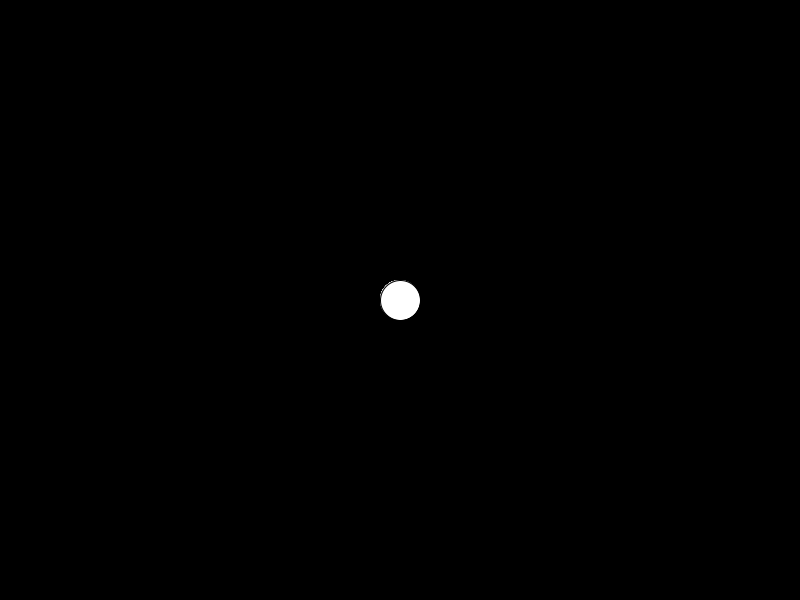
Frame 1 (no input)
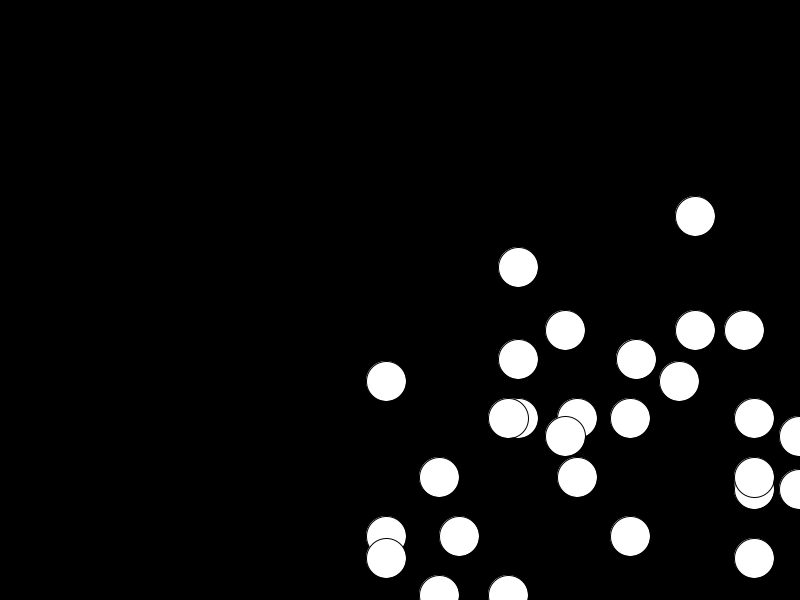
Frame 60 (the mouse pressed at the canvas centre just before this capture)
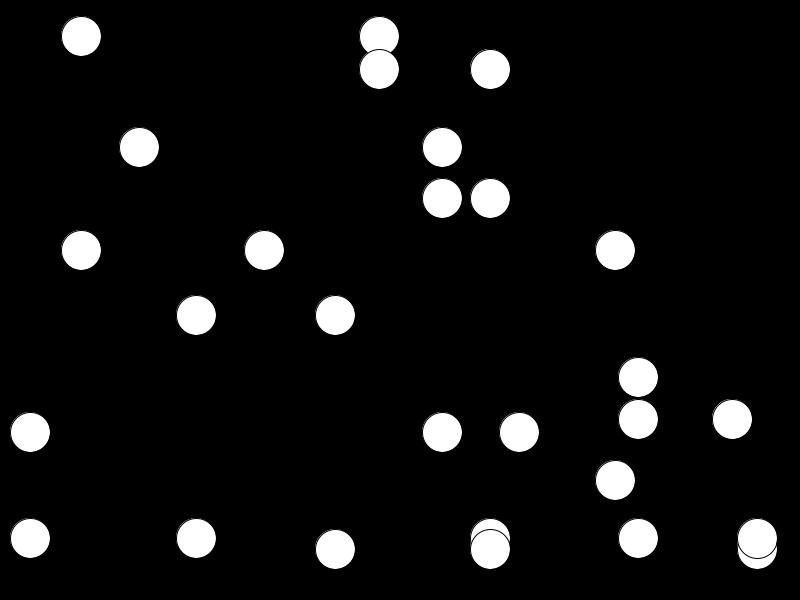
Frame 120 (the mouse held since frame 60 and released just before this capture)

The Processing sketch that drew these frames (run headless with seeded random() and noise(); from frame 60 on, the mouse is pressed at the canvas centre):

// Processing sketch: circle1
// ── circle1.pde
int nc = 30; // number of circles
float[] cx = new float[nc]; // tömbök, fiókos szekrény
float[] vx = new float[nc];
float[] cy = new float[nc];
float[] vy = new float[nc];

void setup()
{
   size(800,600);
   surface.setResizable(true);
   for(int i = 0; i < nc; i = i + 1)
   {
   cx[i] = width / 2;
   cy[i] = height / 2;
   vx[i] = round(random(1,15));
   vy[i] = round(random(1,13));
   }
}

void draw()
{
  background(color(0,0,0));
  for(int i = 0; i < nc; i = i + 1)
   {
      println(cy[i]);
      circle(cx[i], cy[i], 40);
      cx[i] = cx[i] + vx[i];
      cy[i] = cy[i] + vy[i];
      if(cx[i] > width || cx[i] < 0) vx[i] = vx[i] * -1;
      if(cy[i] > height || cy[i] < 0) vy[i] = vy[i] * -1;
   }
  
}
